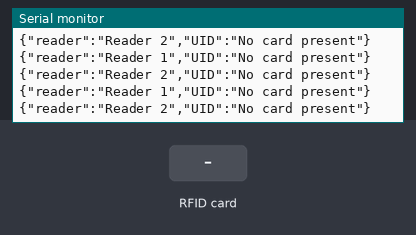
Simulated run of this sketch. Board: Arduino Uno, built with avr-gcc and run on an emulated ATmega328P. Shown: the last lines printed to the serial monitor. Inputs (shaded band) come from the test bench.

Above: at 1.3 s.
1.4 s: RFID card 5E 7A 19 C4 held to the reader
At 1.51 s:
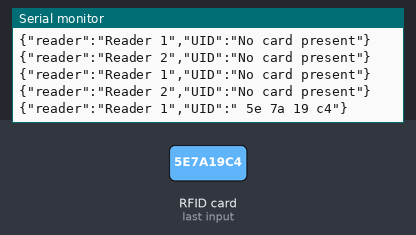
4.4 s: RFID card 5E 7A 19 C4 held to the reader
At 4.49 s:
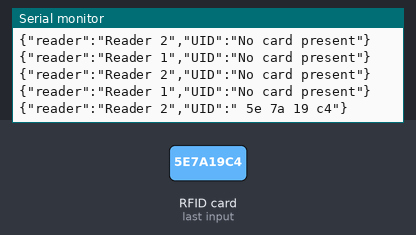

Measured:
- after the input at 1.4 s, the serial monitor: prints a new line after 0.10 s (image 1)
- after the input at 4.4 s, the serial monitor: prints a new line after 0.08 s (image 2)

The sketch:

nfc-reader-setup-arduinoMicro.ino
```cpp
#include <SPI.h>
#include <MFRC522.h>
#include <ArduinoJson.h>

#define RST_PIN_1 8  // Reset pin for the first RFID reader
#define RST_PIN_2 9  // Reset pin for the second RFID reader
#define CS_PIN_1 10  // Chip Select (SDA) pin for the first RFID reader
#define CS_PIN_2 6   // Chip Select (SDA) pin for the second RFID reader

MFRC522 mfrc522_1(CS_PIN_1, RST_PIN_1);
MFRC522 mfrc522_2(CS_PIN_2, RST_PIN_2);

void setup() {
  Serial.begin(9600);
  while (!Serial);
  Serial.println("Initializing...");

  SPI.begin();
  Serial.println("SPI bus initialized.");

  mfrc522_1.PCD_Init();
  mfrc522_2.PCD_Init();
  Serial.println("RFID readers initialized.");
}

void loop() {
  checkReader(mfrc522_1, "Reader 1");
  checkReader(mfrc522_2, "Reader 2");
}

void checkReader(MFRC522 &reader, const char *readerName) {
  DynamicJsonDocument nfcDoc(1024);

  bool cardDetected = reader.PICC_IsNewCardPresent() && reader.PICC_ReadCardSerial();

  if (cardDetected) {
    String uidStr = "";
    for (byte i = 0; i < reader.uid.size; i++) {
      uidStr += String(reader.uid.uidByte[i] < 0x10 ? " 0" : " ");
      uidStr += String(reader.uid.uidByte[i], HEX);
    }
    nfcDoc["reader"] = readerName;
    nfcDoc["UID"] = uidStr;
  } else {
    nfcDoc["reader"] = readerName;
    nfcDoc["UID"] = "No card present";
  }

  serializeJson(nfcDoc, Serial);
  Serial.println();
}
```
